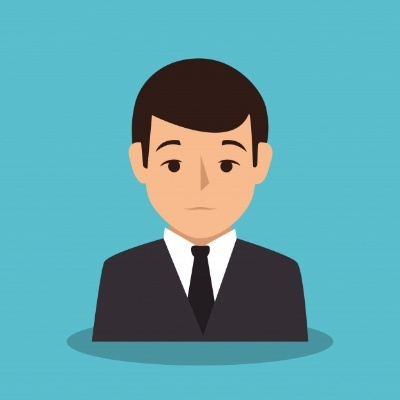
#> input picture small.jpg, 400 x 400 px
$ python perspective.py
#> lines starting #> are read from the running program, lines starting #| are printed output that depends on the picture
import cv2
import numpy as np

image = cv2.imread('small.jpg')
#> image is the input picture: shape (400, 400, 3); mean B, G, R 171.9, 163.4, 95.3
rows, cols, ch = image.shape
#> rows = 400; cols = 400; ch = 3

pt1 = np.float32(
    [
        [0, 60],
        [140, 60],
        [0, 200],
        [140, 200]
    ]
)
pt2 = np.float32(
    [
        [0, 0],
        [200, 0],
        [0, 140],
        [200, 140]
    ]
)

retval=cv2.getPerspectiveTransform(pt1, pt2)
print(retval)
dst=cv2.warpPerspective(image, retval, (rows, cols))
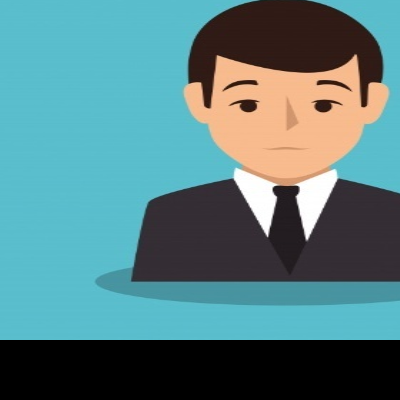
#> dst: shape (400, 400, 3); mean B, G, R 130.5, 126.8, 85.2

cv2.imshow("O/p", dst)
cv2.imshow("I/p", image)
cv2.waitKey(0)
cv2.destroyAllWindows()
